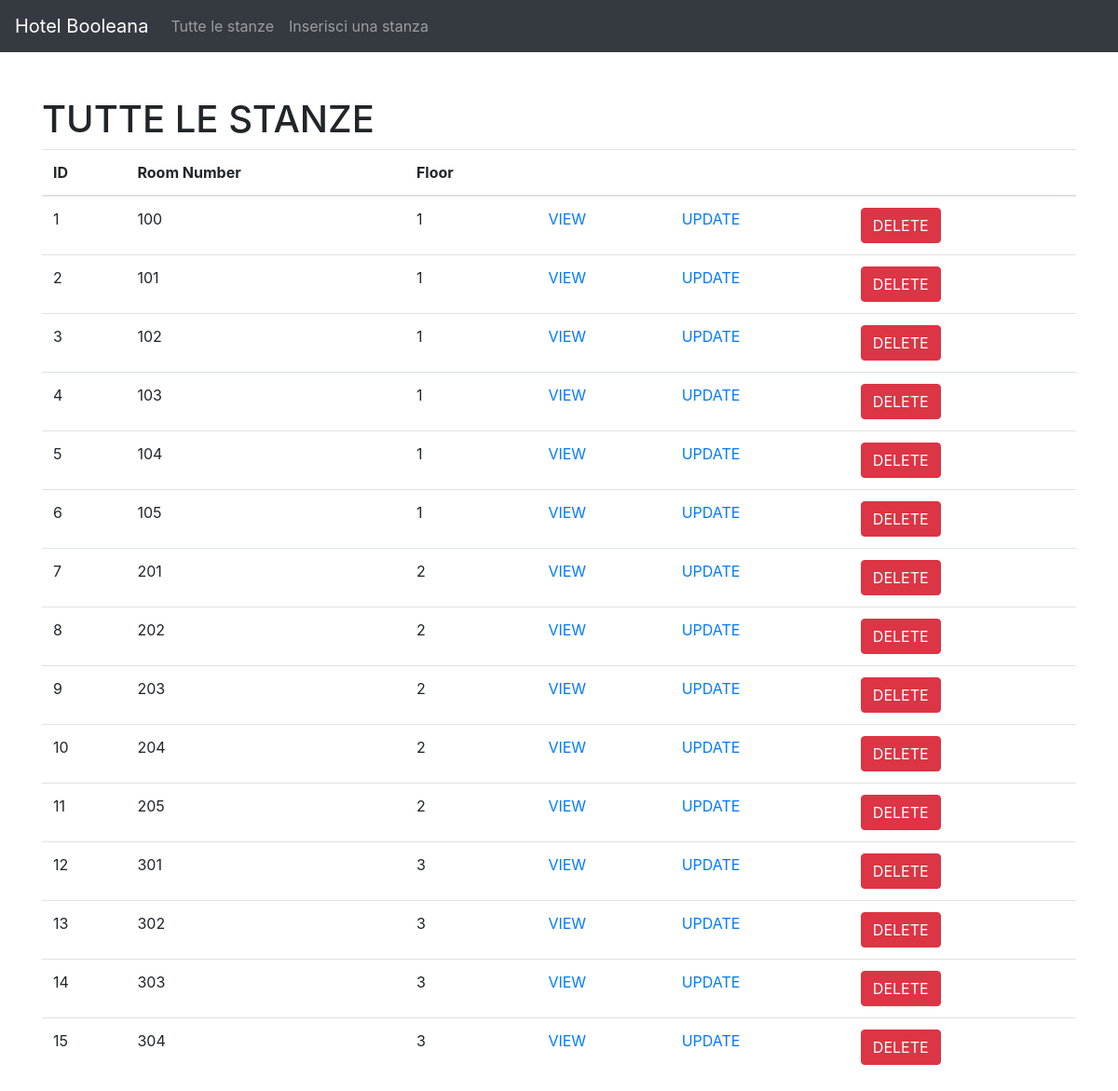
The page / on the database its author committed.
### tables this page shows
CREATE TABLE `stanze` (
  `id` int(10) UNSIGNED NOT NULL,
  `room_number` int(11) NOT NULL,
  `floor` int(11) NOT NULL,
  `beds` int(11) NOT NULL,
  `created_at` timestamp NULL DEFAULT NULL,
  `updated_at` timestamp NULL DEFAULT NULL
);

### functions.php (called while the page is built, shortened)
<?php
function getAll($conn, $table)
{
  $sql = "SELECT * FROM `$table`";
  $result = $conn->query($sql);
  if ($result && $result->num_rows > 0) {
    $results = [];
    while ($row = $result->fetch_assoc()) {
      $results[] = $row;
    }
  } elseif ($result) {
    $results = [];
  } else {
    $results = false;
  }
  return $results;
}

### server.php (called while the page is built)
<?php
  include __DIR__ . '/database.php';
  include __DIR__ . '/functions.php';
  $results = getAll($conn, 'stanze');
 ?>

### index.php (the view, shortened to what this page needs)
<?php
include 'server.php';
include 'partials/header.php';
?>
<div class="container">
  <div class="row">
    <div class="col-12">
      <h1>TUTTE LE STANZE</h1>
      <table class="table">
        <thead>
          <tr>
            <th>ID</th>
            <th>Room Number</th>
            <th>Floor</th>
            <th></th>
            <th></th>
            <th></th>
          </tr>
        </thead>
        <tbody>
          <?php
          if (!empty($results)) {
            foreach ($results as $room) { ?>
              <tr>
                <td><?php echo $room['id'] ?></td>
                <td><?php echo $room['room_number'] ?></td>
                <td><?php echo $room['floor'] ?></td>
                <td><a href="show/show.php?id=<?php echo $room['id'] ?>">VIEW</a></td>
                <td><a href="update/update.php?id=<?php echo $room['id'] ?>">UPDATE</a></td>
                <td>
                  <form action="delete/server.php" method="POST">
                    <input class="btn btn-danger" type="submit" value="DELETE">
                  </form>
                </td>
              </tr>
          <?php }
          }
          ?>
        </tbody>
      </table>
    </div>
  </div>
</div>
<?php include 'partials/footer.php'; ?>

### partials/header.php (shortened to what this page needs)
<!DOCTYPE html>
<html lang="en">
<head>
  <link rel="stylesheet" href="<?php echo $basePath ?>dist/app.css">
</head>
<body>
  <header>
    <nav class="navbar navbar-dark bg-dark navbar-expand-lg">
      <div class="navbar-brand">Hotel Booleana</div>
      <div class="collapse navbar-collapse">
        <ul class="navbar-nav">
          <li class="nav-item"><a class="nav-link" href="<?php echo $basePath ?>">Tutte le stanze</a></li>
          <li class="nav-item"><a class="nav-link" href="<?php echo $basePath ?>create/create.php">Inserisci una stanza</a></li>
        </ul>
      </div>
    </nav>
  </header>
  <div class="wrapper mt-5">

### partials/footer.php
  </div>
</body>
</html>

### rows shown on the page
stanze: id "1", room_number "100", floor "1"
stanze: id "2", room_number "101", floor "1"
stanze: id "3", room_number "102", floor "1"
stanze: id "4", room_number "103", floor "1"
stanze: id "5", room_number "104", floor "1"
stanze: id "6", room_number "105", floor "1"
stanze: id "7", room_number "201", floor "2"
stanze: id "8", room_number "202", floor "2"
stanze: id "9", room_number "203", floor "2"
stanze: id "10", room_number "204", floor "2"
stanze: id "11", room_number "205", floor "2"
stanze: id "12", room_number "301", floor "3"
stanze: id "13", room_number "302", floor "3"
stanze: id "14", room_number "303", floor "3"
stanze: id "15", room_number "304", floor "3"
